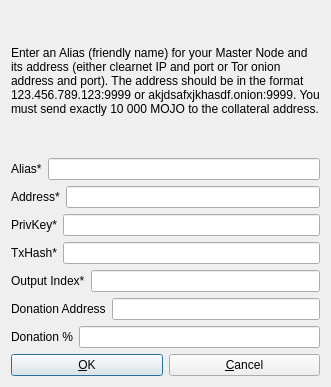
<?xml version="1.0" encoding="UTF-8"?>
<ui version="4.0">
 <class>AddEditAdrenalineNode</class>
 <widget class="QDialog" name="AddEditAdrenalineNode">
  <property name="geometry">
   <rect>
    <x>0</x>
    <y>0</y>
    <width>331</width>
    <height>387</height>
   </rect>
  </property>
  <property name="windowTitle">
   <string>Add/Edit Mojocoin Node</string>
  </property>
  <property name="modal">
   <bool>true</bool>
  </property>
  <layout class="QVBoxLayout" name="verticalLayout">
   <item>
    <widget class="QLabel" name="label_9">
     <property name="sizePolicy">
      <sizepolicy hsizetype="Preferred" vsizetype="Expanding">
       <horstretch>0</horstretch>
       <verstretch>0</verstretch>
      </sizepolicy>
     </property>
     <property name="text">
      <string>&lt;html&gt;&lt;head/&gt;&lt;body&gt;&lt;p&gt;Enter an Alias (friendly name) for your Master Node and its address (either clearnet IP and port or Tor onion address and port). The address should be in the format 123.456.789.123:9999 or akjdsafxjkhasdf.onion:9999. You must send exactly 10 000 MOJO to the collateral address.&lt;/p&gt;&lt;/body&gt;&lt;/html&gt;</string>
     </property>
     <property name="wordWrap">
      <bool>true</bool>
     </property>
    </widget>
   </item>
   <item>
    <layout class="QHBoxLayout" name="horizontalLayout_4">
     <property name="bottomMargin">
      <number>0</number>
     </property>
     <item>
      <widget class="QLabel" name="label_4">
       <property name="text">
        <string>Alias*</string>
       </property>
      </widget>
     </item>
     <item>
      <widget class="QLineEdit" name="aliasLineEdit"/>
     </item>
    </layout>
   </item>
   <item>
    <layout class="QHBoxLayout" name="horizontalLayout_5">
     <property name="bottomMargin">
      <number>0</number>
     </property>
     <item>
      <widget class="QLabel" name="label_6">
       <property name="text">
        <string>Address*</string>
       </property>
      </widget>
     </item>
     <item>
      <widget class="QLineEdit" name="addressLineEdit"/>
     </item>
    </layout>
   </item>
   <item>
    <layout class="QHBoxLayout" name="horizontalLayout_3">
     <property name="bottomMargin">
      <number>0</number>
     </property>
     <item>
      <widget class="QLabel" name="label_5">
       <property name="text">
        <string>PrivKey*</string>
       </property>
      </widget>
     </item>
     <item>
      <widget class="QLineEdit" name="privkeyLineEdit"/>
     </item>
    </layout>
   </item>
   <item>
    <layout class="QHBoxLayout" name="horizontalLayout_2">
     <property name="bottomMargin">
      <number>0</number>
     </property>
     <item>
      <widget class="QLabel" name="label_2">
       <property name="text">
        <string>TxHash*</string>
       </property>
      </widget>
     </item>
     <item>
      <widget class="QLineEdit" name="txhashLineEdit"/>
     </item>
    </layout>
   </item>
   <item>
    <layout class="QHBoxLayout" name="horizontalLayout_8">
     <property name="bottomMargin">
      <number>0</number>
     </property>
     <item>
      <widget class="QLabel" name="label_8">
       <property name="text">
        <string>Output Index*</string>
       </property>
      </widget>
     </item>
     <item>
      <widget class="QLineEdit" name="outputindexLineEdit"/>
     </item>
    </layout>
   </item>
   <item>
    <layout class="QHBoxLayout" name="horizontalLayout_6">
     <property name="bottomMargin">
      <number>0</number>
     </property>
     <item>
      <widget class="QLabel" name="label_3">
       <property name="text">
        <string>Donation Address</string>
       </property>
      </widget>
     </item>
     <item>
      <widget class="QLineEdit" name="donationaddressLineEdit"/>
     </item>
    </layout>
   </item>
   <item>
    <layout class="QHBoxLayout" name="horizontalLayout_7">
     <property name="bottomMargin">
      <number>0</number>
     </property>
     <item>
      <widget class="QLabel" name="label_7">
       <property name="text">
        <string>Donation %</string>
       </property>
      </widget>
     </item>
     <item>
      <widget class="QLineEdit" name="donationpercentageLineEdit"/>
     </item>
    </layout>
   </item>
   <item>
    <layout class="QHBoxLayout" name="horizontalLayout_Buttons">
     <item>
      <widget class="QPushButton" name="okButton">
       <property name="text">
        <string>&amp;OK</string>
       </property>
      </widget>
     </item>
     <item>
      <widget class="QPushButton" name="cancelButton">
       <property name="text">
        <string>&amp;Cancel</string>
       </property>
       <property name="autoDefault">
        <bool>false</bool>
       </property>
      </widget>
     </item>
    </layout>
   </item>
  </layout>
 </widget>
 <resources/>
 <connections/>
</ui>
